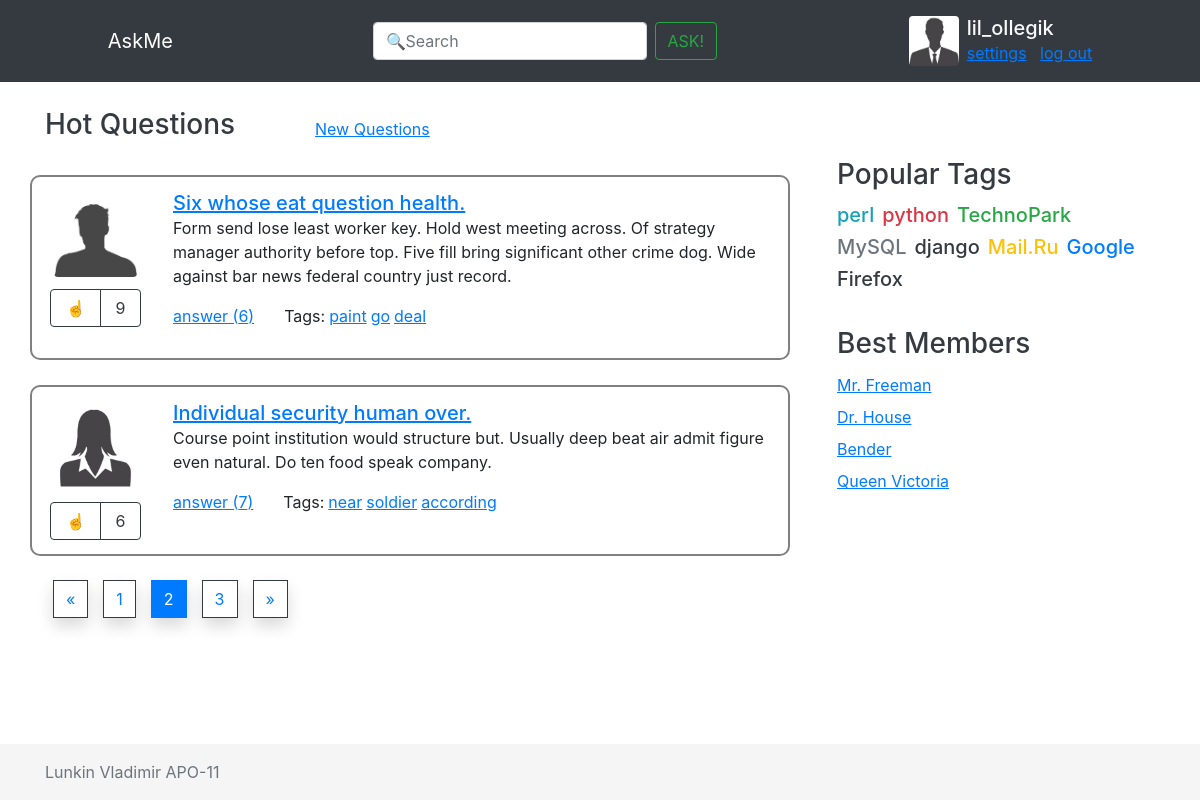
The page /hot/?page=2 on the database its author committed.
### app/models.py (models this page shows, shortened)
class Question(models.Model):
    profile_id = models.ForeignKey('Profile', on_delete=models.CASCADE)
    title = models.CharField(max_length=1024, verbose_name='Заголовок')
    text = models.TextField(verbose_name='Текст')
    tags = models.ManyToManyField(Tag)
    date_create = models.DateTimeField(auto_now_add=True, verbose_name='Время создания')
    like = models.IntegerField(default=0)
    number_of_answers = models.IntegerField(default=0)
    objects = QuestionManager()
    class Meta:
        verbose_name = 'Вопрос'
        verbose_name_plural = 'Вопросы'

class Profile(models.Model):
    user_id = models.OneToOneField(User, on_delete=models.CASCADE, null=True)
    avatar = models.ImageField(null=True)
    objects = ProfileManager()
    class Meta:
        verbose_name = 'Профиль'
        verbose_name_plural = 'Профили'

class Tag(models.Model):
    tag = models.CharField(max_length=32, verbose_name='Тег')
    objects = TagManager()
    def __str__(self):
        return self.tag
    class Meta:
        verbose_name = 'Тег'
        verbose_name_plural = 'Теги'

### app/views.py (the view)
# urls.py: path('hot/', views.hot_questions, name='hot_questions'),
def hot_questions(request):
    questions_page = paginate(Question.objects.all(), request)
    return render(request, 'hot_questions.html', {
        'content': questions_page,
    })

### app/views.py (called while the page is built)
def paginate(objects_list, request, per_page=2):
    paginator = Paginator(objects_list, per_page)
    page_num = request.GET.get('page')
    return paginator.get_page(page_num)

### templates/hot_questions.html
{% extends 'inc/base.html' %}
{% load static %}
{% block navbar %}
    {% include 'inc/navbar_user.html' %}
{% endblock navbar %}
{% block heading %}
<a class="col-3 h3 text-dark" href="{% url 'hot_questions' %}">Hot Questions</a>
<a class="my-auto" href="{% url 'new_questions' %}"><u>New Questions</u></a>
{% endblock heading %}
{% block content %}
    {% for question in content %}
        {% include 'inc/one_question.html' %}
    {% endfor %}
    {% include 'inc/pagination.html' %}
{% endblock content %}

### templates/inc/one_question.html
{% load static %}
<div class="row media d-flex flex-wrap question-box">
	<div class="d-flex px-1 mr-4 flex-column">
		<img src="{% static question.profile_id.avatar %}" class="question-img mb-2" alt="...">
		<div class="btn-group" role="group" aria-label="">
			<button type="button" class="btn btn-outline-dark">&#9757;</button>
			<span class="btn btn-outline-dark">{{ question.like }}</span>
		</div>
	</div>
	<div class="media-body px-1">
		<a href="{% url 'question' question.id %}" class="h5 mt-0"><u>{{ question.title }}</u></a>
		<p>{{ question.text }}</p>
		<div class="row">
			<div class="col-auto">
				<a href="{% url 'question' question.id %}" class="stretched-link"><u>answer ({{ question.number_of_answers }})</u></a>
			</div>
			<div class="col">
				<div class="d-flex flex-wrap">
					<p class="mr-1">Tags:</p>
					{% for tag in question.tags.all %}
						<a class="mr-1" href="{% url 'questions_by_tag' tag %}"><u>{{ tag }}</u></a>
					{% endfor %}
				</div>
			</div>
		</div>
	</div>
</div>

### static/css/my.css (style rules this page uses)
.question-box { margin-top: 25px; border: 2px solid gray; border-radius: 10px; padding: 14px; }
.question-img { padding: .25rem; background-color: #fff; max-width: 91px; height: auto; border-radius: .5rem!important; }

### rows shown on the page
Question: profile_id.avatar (picture), like "9", title "Six whose eat question health.", text "Form send lose least worker key. Hold west meeting across. Of strategy manager authority before top. Five fill bring significant other crime dog. Wide against bar news federal country just record.", number_of_answers "6"
Tag: tag "paint"
Tag: tag "go"
Tag: tag "deal"
Question: profile_id.avatar (picture), like "6", title "Individual security human over.", text "Course point institution would structure but. Usually deep beat air admit figure even natural. Do ten food speak company.", number_of_answers "7"
Tag: tag "near"
Tag: tag "soldier"
Tag: tag "according"

### other values the page prints
{{ num }} "1" "3"
{{ num }} "2"
